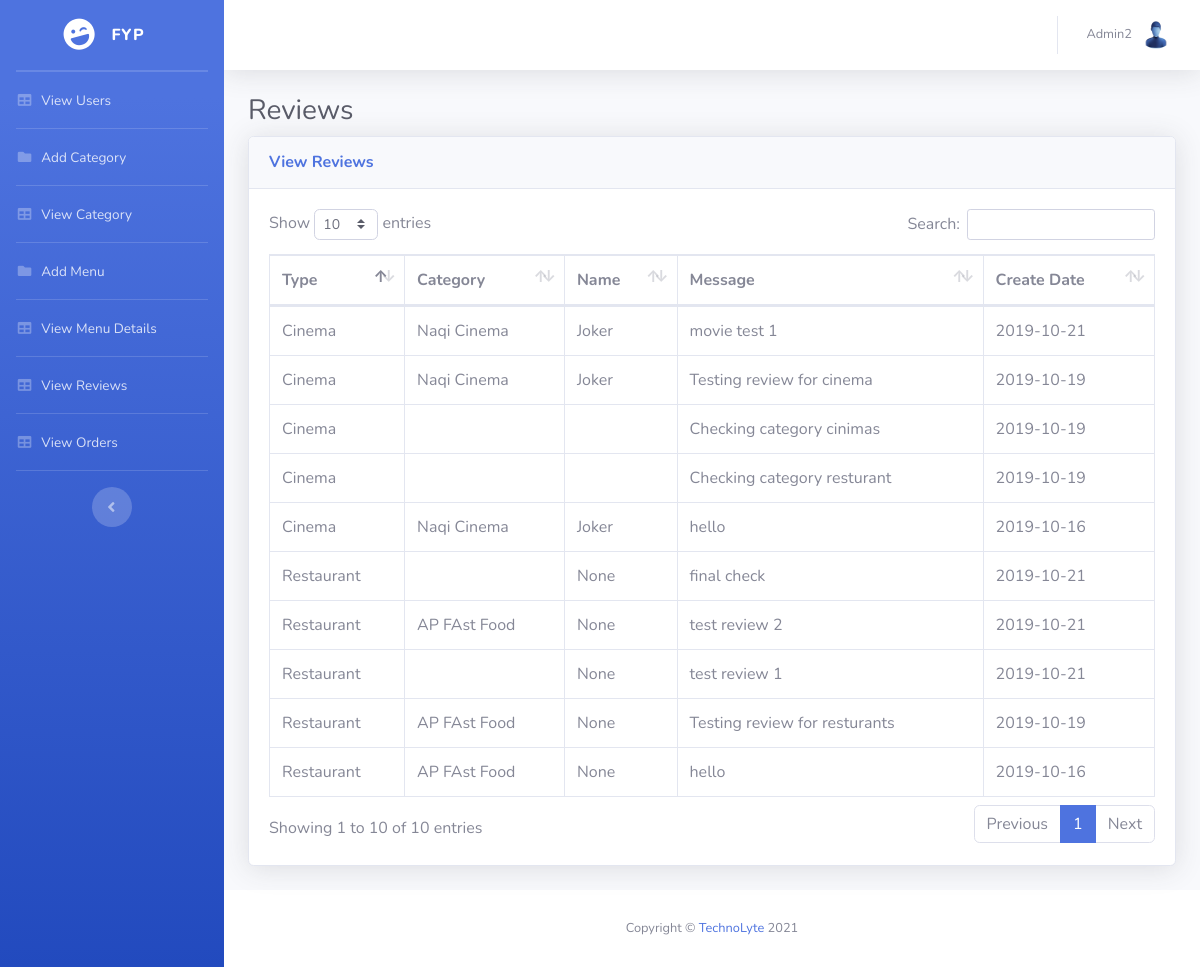
The page /viewreviews.php (signed in) on the database its author committed.
### tables this page shows
CREATE TABLE `reviews` (
  `id` int(11) NOT NULL,
  `type` int(11) NOT NULL,
  `userid` int(11) NOT NULL,
  `categoryid` int(11) NOT NULL,
  `detailid` int(11) NOT NULL,
  `message` text NOT NULL,
  `createdate` date NOT NULL
);

CREATE TABLE `category` (
  `id` int(11) NOT NULL,
  `type` int(11) NOT NULL,
  `name` text NOT NULL,
  `rating` int(11) NOT NULL,
  `lat` double NOT NULL,
  `lng` double NOT NULL,
  `image` text NOT NULL,
  `discount` int(11) NOT NULL,
  `createdate` date NOT NULL
);

CREATE TABLE `details` (
  `id` int(11) NOT NULL,
  `type` int(11) NOT NULL,
  `categoryid` int(11) NOT NULL,
  `name` text NOT NULL,
  `description` text NOT NULL,
  `price` int(11) NOT NULL,
  `rating` int(11) NOT NULL,
  `image` text NOT NULL,
  `moviedate` date NOT NULL,
  `movietime` text NOT NULL,
  `createdate` date NOT NULL
);

### viewreviews.php (the view, shortened to what this page needs)
<?php
include_once 'includes/conn.php';
?>
<!DOCTYPE html>
<html lang="en">
<head>
  <link href="vendor/fontawesome-free/css/all.min.css" rel="stylesheet" type="text/css">
  <link href="css/sb-admin-2.min.css" rel="stylesheet">
  <link href="vendor/datatables/dataTables.bootstrap4.min.css" rel="stylesheet">
</head>
<body id="page-top">
  <div id="wrapper">
	<?php include_once 'includes/sidebar.php' ; ?>
    <div id="content-wrapper" class="d-flex flex-column">
      <div id="content">
		<?php include_once 'includes/header.php'; ?>
        <div class="container-fluid">
          <h1 class="h3 mb-2 text-gray-800">Reviews</h1>
          <div class="card shadow mb-4">
            <div class="card-header py-3">
              <h6 class="m-0 font-weight-bold text-primary">View Reviews</h6>
            </div>
            <div class="card-body">
              <div class="table-responsive">
                <table class="table table-bordered" id="dataTable" width="100%" cellspacing="0">
                  <thead>
                    <tr>
                      <th>Type</th>
                      <th>Category</th>
                      <th>Name</th>
                      <th>Message</th>
                      <th>Create Date</th>
                    </tr>
                  </thead>
                  <tbody>
                   <?php
						$sql="select * from reviews order by id desc";
						$result= mysqli_query($conn, $sql);
						if(mysqli_num_rows($result)>0){
							while($row=mysqli_fetch_assoc($result)){
								echo "<tr>";
								$sql2 = "SELECT * FROM category where id='".$row['categoryid']."'";
								$result2 = mysqli_query($conn, $sql2);
								$row2 = mysqli_fetch_assoc($result2);
								$sql3 = "SELECT * FROM details where id='".$row['detailid']."'";
								$result3 = mysqli_query($conn, $sql3);
								$row3 = mysqli_fetch_assoc($result3);
								if($row['type']==1)
    								echo "<td>Restaurant</td>";
								else
									echo "<td>Cinema</td>";
								echo "<td>".$row2['name']."</td>";
								if($row['type']==0)
    								echo "<td>".$row3['name']."</td>";
								else
									echo "<td>None</td>";
								echo "<td>".$row['message']."</td>";
								echo "<td>".$row['createdate']."</td>";
								echo "</tr>";
							}
						}
				   ?>
                  </tbody>
                </table>
              </div>
            </div>
          </div>
        </div>
      </div>
<?php include_once 'includes/footer.php'; ?>
    </div>
  </div>
</body>
</html>

### rows shown on the page
reviews: type "Restaurant", message "final check", createdate "2019-10-21"
reviews: type "Cinema", categoryid.name "Naqi Cinema", detailid.name "Joker", message "movie test 1", createdate "2019-10-21"
reviews: type "Restaurant", categoryid.name "AP FAst Food", message "test review 2", createdate "2019-10-21"
reviews: type "Restaurant", message "test review 1", createdate "2019-10-21"
reviews: type "Cinema", categoryid.name "Naqi Cinema", detailid.name "Joker", message "Testing review for cinema", createdate "2019-10-19"
reviews: type "Restaurant", categoryid.name "AP FAst Food", message "Testing review for resturants", createdate "2019-10-19"
reviews: type "Cinema", message "Checking category cinimas", createdate "2019-10-19"
reviews: type "Cinema", message "Checking category resturant", createdate "2019-10-19"
reviews: type "Cinema", categoryid.name "Naqi Cinema", detailid.name "Joker", message "hello", createdate "2019-10-16"
reviews: type "Restaurant", categoryid.name "AP FAst Food", message "hello", createdate "2019-10-16"

### other values the page prints
$_SESSION['name'] "Admin2"
